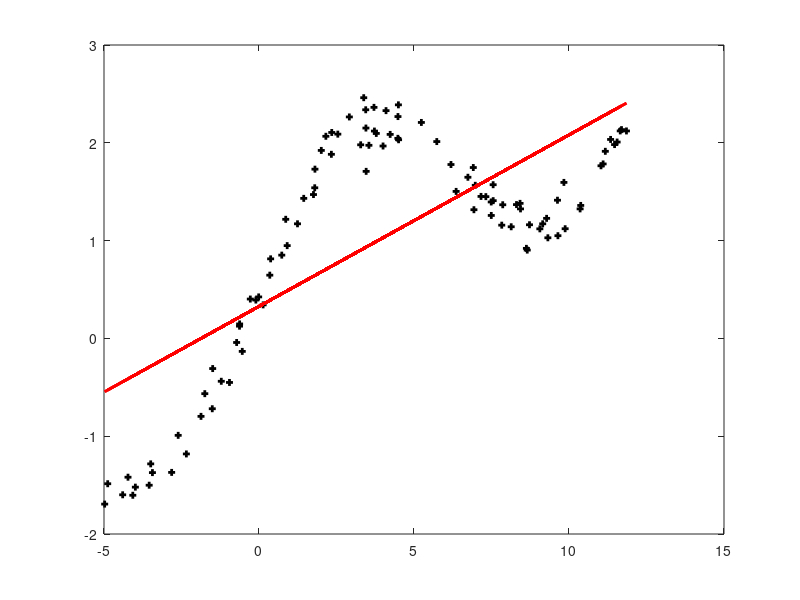
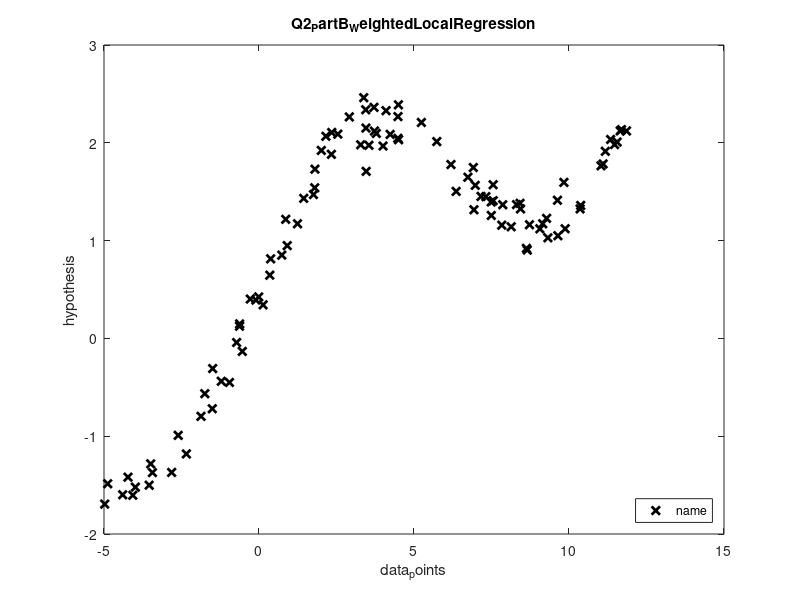

Recreate these plots in MATLAB, in order. (Note: this script raises an error after producing the figures.)
%%%%%%%%%%%%%%%%%%% assignment 1 question 2 main file %%%%%%%%%%%%%%%%%%%%%%%%%%
%%% In this question we have to use normal equation so no need of 
%%% normailising the features.

%%% clear init
close all; clear; clc;

%% loading the data..
X = load('q3x.dat');
Y = load('q3y.dat');

%% adding the intercept term
%% to make X the design matrix 
[m k] = size(X);
X = [ones(m,1) X];

%% using normal equation theta=(X'X)^‚àí1*X'*Y without weights...
disp('computing the part a');
%% using pinv instead of inv to compute inverse of not 
%% singular matrix of X'X 
theta = pinv(X'*X)*(X')*Y;
disp('theta = ');
disp(theta);

%%% plotting data and our hypothesis on the same graph
X1 = load('q3x.dat');
plot (X1, Y, '+k','linewidth', 2, 'markersize', 5);
hold on;
plot (X1, X*theta,'linewidth', 2, 'color', 'r');

%%%%%%%%%%%%%%%%%%%%%%%%%%%%%% part B;
%%%% using normal equation theta=(X'WX)^‚àí1*X'W*Y 'with' weights..
%% computed on my own
disp('computing part b');

%% computing weights given by formula and putting it in m X m diagonal matrix
%% w(i) = exp(-(x-x(i))^2/(2*tau^2)); for the query point x
%% if x is vector(multifeatured) then square is replaced by transposing the term
%% but here its not needed as not taking zeroth feature so only one feature

W = zeros(m,m);
tauArray = [0.8, 0.3, 0.1, 2, 10]; %% bandwidth parameter
tauColor = ['r', 'b', 'g', 'y', 'm'];
%tau = 0.3;
%% calculating weights W and theta for each training example and storing it
figure;
%%%%% plotting the data and the hypothesis function.
plot (X1, Y, 'xk', 'linewidth', 2);
xlabel ('data_points');
ylabel ('hypothesis');
title ('Q2_PartB_WeightedLocalRegression');
legendName{1} = 'name';
legend (legendName,"location",'southeast');

for t=1:length(tauArray)
  h = calculateh(X, Y, tauArray(t));
  hold on; pause (3);
  plot (h(:,1), h(:,2), 'linewidth', 3, 'color', tauColor(t));
  legendName{t+1} = strcat('tau = ', num2str(0.8));
  legend (legendName);
end;